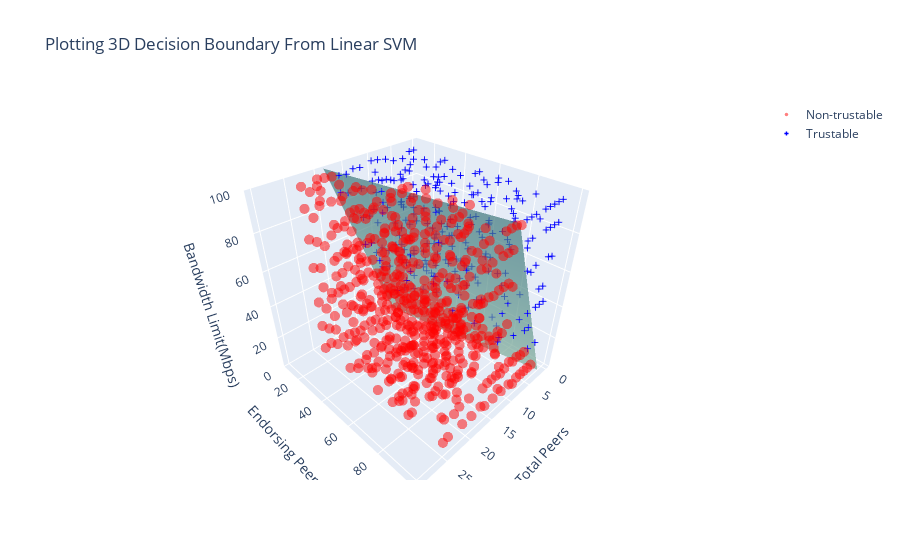

The notebook cell saved with this chart:
### Code cell
import pandas as pd
import numpy as np
import matplotlib.pyplot as plt
%matplotlib inline
from sklearn.svm import SVC
from sklearn.metrics import accuracy_score
from mpl_toolkits.mplot3d import Axes3D 
from sklearn import svm, datasets
from sklearn import metrics
import plotly.graph_objs as go
from sklearn import datasets

dataset = pd.read_csv('/home/inlab/Documents/testdataforhyperledgerhigh.csv')
result = ['Trustable','Non-Trustable']

X = dataset.iloc[:,[0,1,2]].values

y = dataset.iloc[:, 4].values

from sklearn.model_selection import train_test_split
X_train, X_test, y_train, y_test = train_test_split(X,y,test_size=0.2,random_state=42)

from sklearn.svm import SVC
#svc_model = SVC(kernel='linear')
#svc_model.fit(X_train, y_train)

svc = SVC(kernel='linear')
svc.fit(X_train, y_train)

# The equation of the separating plane is given by all x so that np.dot(svc.coef_[0], x) + b = 0.
# Solve for w3 (z)
z = lambda x,y: (-svc.intercept_[0]-svc.coef_[0][0]*x -svc.coef_[0][1]*y) / svc.coef_[0][2]


#tmp1 = np.linspace(0,100)
#tmp = np.linspace(-2,2,51)
tmp = np.linspace(10,100,51)
tmp1 = np.linspace(0,30)
#tmp = np.linspace(-2,2,51)
x,y = np.meshgrid(tmp1,tmp)

#fig = plt.figure() 
fig = go.FigureWidget()

fig.add_surface(x=x, y=y, z=z(x,y),colorscale='darkmint',opacity = 0.7, showscale=False)
fig.add_scatter3d(x=X_train[y_train==0,0], y=X_train[y_train==0,1], z=X_train[y_train==0,2],  mode='markers',marker_symbol='circle', marker={'color': 'red','size':3.5,'opacity':0.5}, name = "Non-trustable")
fig.add_scatter3d(x=X_train[y_train==1,0], y=X_train[y_train==1,1], z=X_train[y_train==1,2], mode='markers', marker_symbol='cross',marker={'color': 'blue','size':3.5}, name = "Trustable")
fig.update_layout(title='Plotting 3D Decision Boundary From Linear SVM',scene_aspectmode='cube',
scene ={'xaxis':{'title': 'Total Peers',},
'yaxis':{'title': 'Endorsing Peers(%)'},
'zaxis':{'title': 'Bandwidth Limit(Mbps)', 'range': [0,100]}})

fig.update_xaxes(
        title_font = {"size": 20}
        )
fig.show()

### Figure 1 — Plotly figure (JSON) as saved in the notebook; plotly's stock layout.template omitted (floating-point values rounded to 4 significant figures; data arrays with more than 128 entries replaced by an {"elided": "..."} marker saying what was removed)
{"data": [{"colorscale": [[0, "rgb(210, 251, 212)"], [0.1667, "rgb(165, 219, 194)"], [0.3333, "rgb(123, 188, 176)"], [0.5, "rgb(85, 156, 158)"], [0.6667, "rgb(58, 124, 137)"], [0.8333, "rgb(35, 93, 114)"], [1, "rgb(18, 63, 90)"]], "opacity": 0.7, "showscale": false, "type": "surface", "uid": "a4e97bfa-6401-4f70-a8b3-759d2021a5e1", "x": {"elided": "51x50 float values"}, "y": {"elided": "51x50 float values"}, "z": {"elided": "51x50 float values"}}, {"marker": {"color": "red", "opacity": 0.5, "size": 3.5, "symbol": "circle"}, "mode": "markers", "name": "Non-trustable", "type": "scatter3d", "uid": "771e2838-1a26-4a76-b023-d3a99cd7184a", "x": {"elided": "551 int values"}, "y": {"elided": "551 float values"}, "z": {"elided": "551 int values"}}, {"marker": {"color": "blue", "size": 3.5, "symbol": "cross"}, "mode": "markers", "name": "Trustable", "type": "scatter3d", "uid": "c06c7772-a780-45a5-a233-1d90ca50b356", "x": {"elided": "249 int values"}, "y": {"elided": "249 float values"}, "z": {"elided": "249 int values"}}], "layout": {"scene": {"aspectmode": "cube", "xaxis": {"title": {"text": "Total Peers"}}, "yaxis": {"title": {"text": "Endorsing Peers(%)"}}, "zaxis": {"range": [0, 100], "title": {"text": "Bandwidth Limit(Mbps)"}}}, "title": {"text": "Plotting 3D Decision Boundary From Linear SVM"}, "xaxis": {"title": {"font": {"size": 20}}}}}
